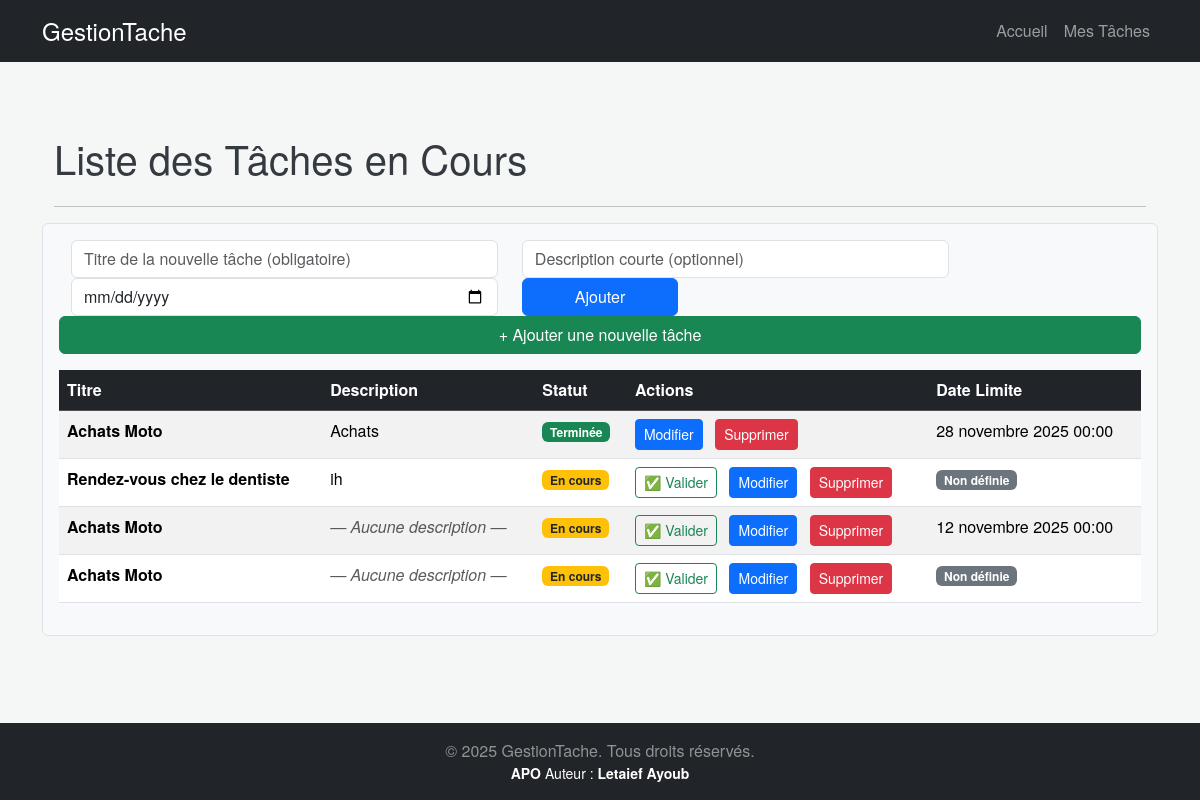
/liste/, run on an earlier commit of the app's database.
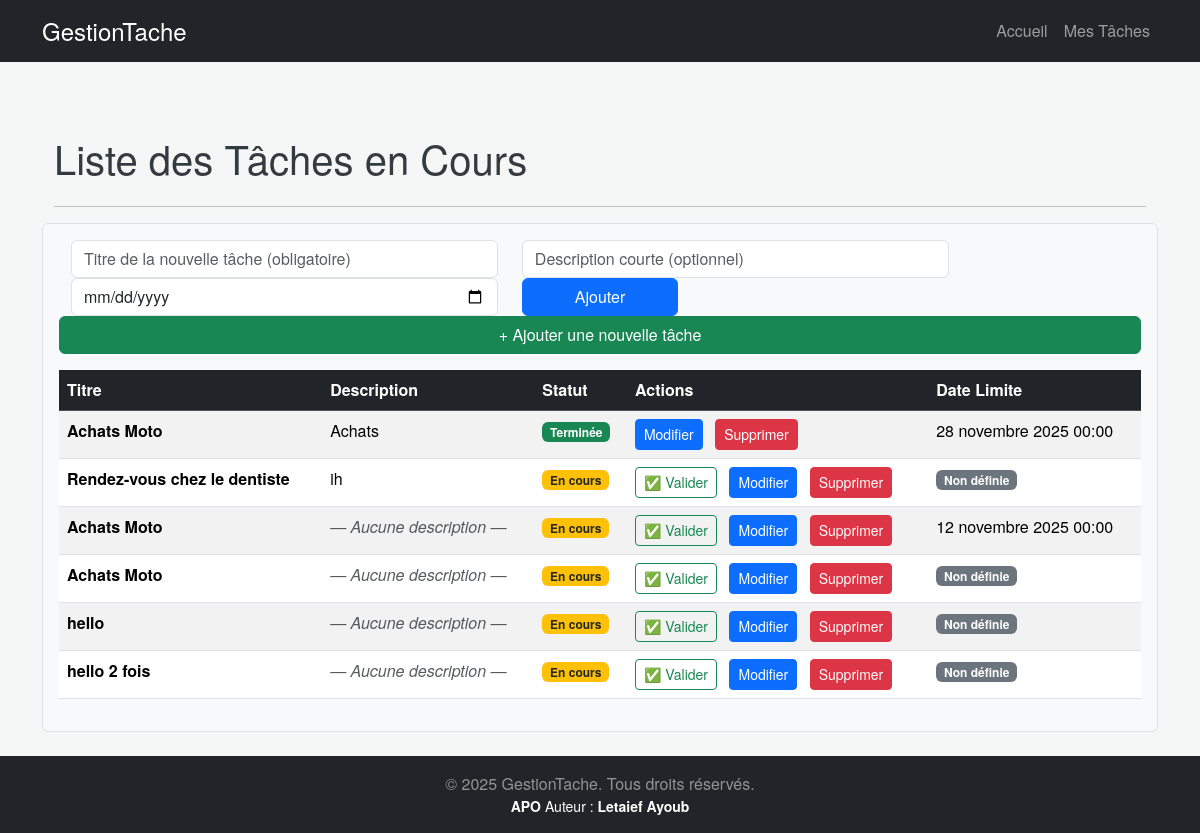
And on a later commit of the database.
### taches/models.py (models this page shows, shortened)
class Tache(models.Model):
    titre = models.CharField(max_length=200)
    description = models.TextField(blank=True, null=True) # Description facultative
    date_creation = models.DateTimeField(default=timezone.now)
    date_due = models.DateTimeField(blank=True, null=True) # Date limite facultative
    statut_en_cours = models.BooleanField(default=True)

### taches/views.py (the view)
# urls.py: path('liste/', views.liste_view, name='tache'),
def liste_view(request):
    taches_existantes= Tache.objects.all().order_by('date_creation')
    contexte = {'taches':taches_existantes}
    return render(
        request,
        'taches/tache.html',
        contexte)

### taches/templates/taches/tache.html (shortened to what the changed rows need)
{% extends 'taches/../../templates/base.html' %}
{% load static %}
{% block content %}
    <div class="container mt-5">
        <h1 class="mb-4"> Liste des Tâches en Cours</h1>
        <div class="row mb-4 bg-light p-3 border rounded">
        {% if taches %}
            <table id="table_taches" class="table table-striped table-hover">
                <thead class="table-dark">
                    <tr>
                        <th>Titre</th>
                        <th>Description</th>
                        <th>Statut</th>
                        <th>Actions</th>
                        <th>Date Limite</th>
                    </tr>
                </thead>
                <tbody id="tbody_taches">
                    {% for tache in taches %}
                        <tr>
                            <td>
                                <strong>{{ tache.titre }}</strong>
                            </td>
                            <td>
                                {% if tache.description %}
                                    {{ tache.description|truncatechars:50 }}
                                {% else %}
                                    <span class="text-muted fst-italic">— Aucune description —</span>
                                {% endif %}
                            </td>
                            <td>
                                {% if tache.statut_en_cours %}
                                    <span class="badge bg-warning text-dark">En cours</span>
                                {% else %}
                                    <span class="badge bg-success">Terminée</span>
                                {% endif %}
                            </td>
                            <td>
                                {% if tache.statut_en_cours %}
                                    <a href="{% url 'basculer_statut' pk=tache.pk %}"
                                       class="btn btn-sm btn-outline-success me-2"
                                       title="Valider la tâche"
                                       onclick="return confirm('Voulez-vous valider la tâche « {{ tache.titre|escapejs }} » ? Cette action est irréversible.');">
                                        ✅ Valider
                                    </a>
                                    <a href="{% url 'tache_modifier' pk=tache.pk %}" class="btn btn-sm btn-primary me-2">Modifier</a>
                                    <a href="{% url 'tache_supprimer' pk=tache.pk %}" class="btn btn-sm btn-danger">Supprimer</a>
                                {% else %}
                                    <a href="{% url 'tache_modifier' pk=tache.pk %}" class="btn btn-sm btn-primary me-2">Modifier</a>
                                    <a href="{% url 'tache_supprimer' pk=tache.pk %}" class="btn btn-sm btn-danger">Supprimer</a>
                                {% endif %}
                            </td>
                            <td>
                                {% if tache.date_due %}
                                    {{ tache.date_due }}
                                {% else %}
                                    <span class="badge bg-secondary">Non définie</span>
                                {% endif %}
                            </td>
                        </tr>
                    {% endfor %}
                </tbody>
            </table>
        {% else %}
            <div class="alert alert-info" role="alert">
                Aucune tâche n'est actuellement enregistrée.
            </div>
        {% endif %}
    </div>
{% endblock content %}

What changed in the data, as far as the page shows it:
added Tache: titre "hello", description "— Aucune description —", statut_en_cours "En cours", shows "Non définie"
added Tache: titre "hello 2 fois", description "— Aucune description —", statut_en_cours "En cours", shows "Non définie"
